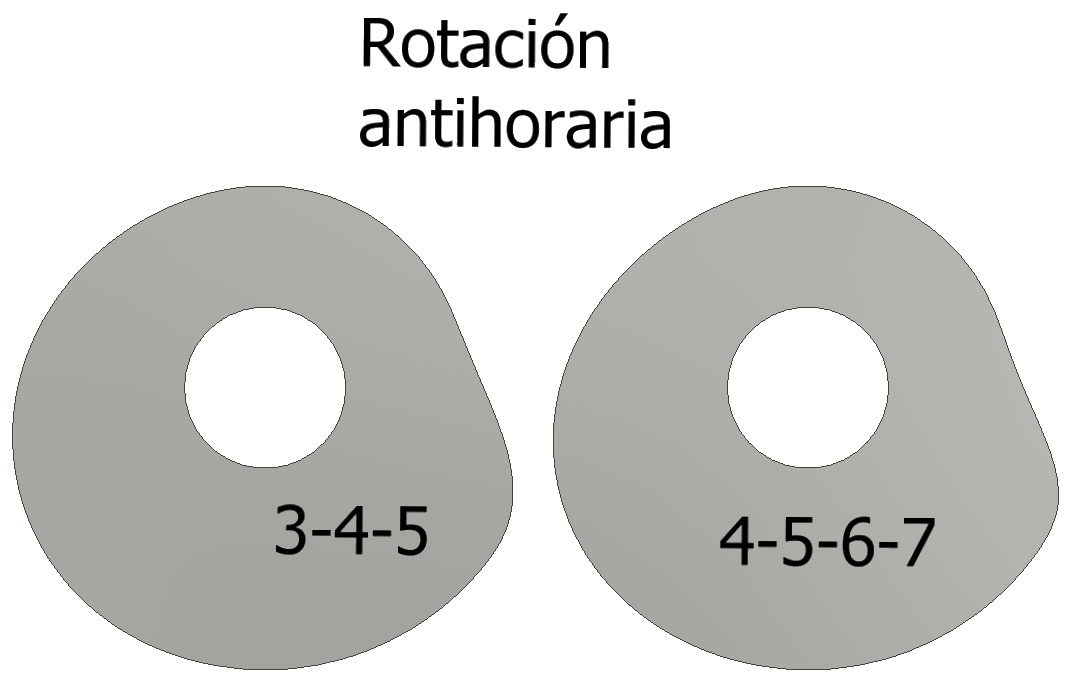
#> input picture cam_mechanism/CAD_levas/Grupo_5.PNG, 1065 x 687 px, found by its file name
$ python grupo_5_OK.py
#> lines starting #> are read from the running program, lines starting #| are printed output that depends on the picture
# Grupo 5:
# Diseñar una leva con doble detenimiento con un tipo de programa de movimiento DRDF para mover un seguidor en 0 mm durante 65°, subida de 0 mm a 10 mm durante 65°, detenimiento en 10 mm durante 65°, y bajada de 10 mm a 0 mm en el resto del movimiento.

import numpy as np
import matplotlib.pyplot as plt
import matplotlib.image as mpimg

# Definition of beta, theta and omega
beta_1 = 65
beta_2 = beta_1 * 2
beta_3 = beta_1 * 3
beta_4 = 361 - beta_3

theta_1 = np.arange(0, beta_1+1, 1)
theta_2 = np.arange(beta_1, beta_2+1, 1)
theta_3 = np.arange(beta_2, beta_3+1, 1)
theta_4 = np.arange(beta_3, 361, 1)
theta_4_fall = np.arange(0, beta_4, 1)

omega = 2*np.pi

# Maximum height of the follower
h = 10 # milimeters

# Polinomial 3-4-5
# Define the polinomial coefficients for the polinomial 3-4-5 as "c"
c3 = 10*h
c4 = -15*h
c5 = 6*h

# Follower position by intervals
d_low_1 = [0] * (beta_1+1)
s_rise_1 = c3*(theta_1/beta_1)**3 + c4*(theta_1/beta_1)**4 + c5*(theta_1/beta_1)**5
s_fall_1 = h - ( c3*(theta_4_fall/beta_4)**3 + c4*(theta_4_fall/beta_4)**4 + c5*(theta_4_fall/beta_4)**5 )
d_high_1 = [h] * (beta_1+1) #  CHANGED THE ARGUMENT FOR [h] * [beta_1+1]

# Follower velocity

v_rise_1 = omega * 1/np.radians(beta_1) * (3*c3*(theta_1/beta_1)**2 +4*c4*(theta_1/beta_1)**3 +5*c5*(theta_1/beta_1)**4 )
v_fall_1 = -( omega * 1/np.radians(beta_4) * (3*c3*(theta_4_fall/beta_4)**2 +4*c4*(theta_4_fall/beta_4)**3 +5*c5*(theta_4_fall/beta_4)**4 ) )

# Follower acceleration
a_rise_1 = omega**2 * 1/np.radians(beta_1**2) * (6*c3*(theta_1/beta_1) + 12*c4*(theta_1/beta_1)**2 + 20*c5*(theta_1/beta_1)**3 )
a_fall_1 = -( omega**2 * 1/np.radians(beta_4**2) * (6*c3*(theta_4_fall/beta_4) + 12*c4*(theta_4_fall/beta_4)**2 + 20*c5*(theta_4_fall/beta_4)**3 ) )

# Follower jerk
j_rise_1 = omega**3 * 1/np.radians(beta_1**3) * (6*c3 + 24*c4*(theta_1/beta_1) + 60*c5*(theta_1/beta_1)**2 )
j_fall_1 = -(omega**3 * 1/np.radians(beta_4**3) * (6*c3 + 24*c4*(theta_4_fall/beta_4) + 60*c5*(theta_4_fall/beta_4)**2 ))

# Maximum values
max_v_1 = max(np.absolute(v_rise_1))
max_a_1 = max(np.absolute(a_rise_1))
max_j_1 = max(np.absolute(j_rise_1))


#______________________________________________________________________________________________________________________________________

# Define the polinomial coefficients for the polinomial 4-5-6-7 as "p"

p4 = 35*h
p5 = -84*h
p6 = 70*h
p7 = -20*h

# Follower position by intervals
d_low_2 = [0] * (beta_1+1)
s_rise_2 = p4*(theta_1/beta_1)**4 + p5*(theta_1/beta_1)**5 + p6*(theta_1/beta_1)**6 + p7*(theta_1/beta_1)**7
s_fall_2 = h - (p4*(theta_4_fall/beta_4)**4 + p5*(theta_4_fall/beta_4)**5 + p6*(theta_4_fall/beta_4)**6 + p7*(theta_4_fall/beta_4)**7)
d_high_2 = [h] * (beta_1+1) # CHANGED THE ARGUMENT FOR [h] * [beta_1+1]

# Follower velocity
v_rise_2 = omega * 1/np.radians(beta_1) * (4*p4*(theta_1/beta_1)**3 + 5*p5*(theta_1/beta_1)**4 + 6*p6*(theta_1/beta_1)**5 + 7*p7*(theta_1/beta_1)**6 )
v_fall_2 = -(omega * 1/np.radians(beta_4) * (4*p4*(theta_4_fall/beta_4)**3 + 5*p5*(theta_4_fall/beta_4)**4 + 6*p6*(theta_4_fall/beta_4)**5 + 7*p7*(theta_4_fall/beta_4)**6 ))

# Follower acceleration
a_rise_2 = omega**2 * 1/np.radians(beta_1**2) * (12*p4*(theta_1/beta_1)**2 + 20*p5*(theta_1/beta_1)**3 + 30*p6*(theta_1/beta_1)**4 + 42*p7*(theta_1/beta_1)**5 )
a_fall_2 = - ( omega**2 * 1/np.radians(beta_4**2) * (12*p4*(theta_4_fall/beta_4)**2 + 20*p5*(theta_4_fall/beta_4)**3 + 30*p6*(theta_4_fall/beta_4)**4 + 42*p7*(theta_4_fall/beta_4)**5 ) )

# Follower jerk
j_rise_2 = omega**3 * 1/np.radians(beta_1**3) * (24*p4*(theta_1/beta_1) + 60*p5*(theta_1/beta_1)**2 + 120*p6*(theta_1/beta_1)**3 + 210*p7*(theta_1/beta_1)**4 )
j_fall_2 = -(omega**3 * 1/np.radians(beta_4**3) * (24*p4*(theta_4_fall/beta_4) + 60*p5*(theta_4_fall/beta_4)**2 + 120*p6*(theta_4_fall/beta_4)**3 + 210*p7*(theta_4_fall/beta_4)**4 ))

# Maximum values
max_v_2 = max(np.absolute(v_rise_2))
max_a_2 = max(np.absolute(a_rise_2))
max_j_2 = max(np.absolute(j_rise_2))

# Print maximum values for the polinomial 3-4-5
print("The maximum values for the polinomial 3-4-5 are:")
print("The maximum velocity is: ", format(max_v_1, ".2f"), " mm/s")
print("The maximum acceleration is: ", format(max_a_1, ".2f"), " mm/s^2")
print("The maximum jerk is: ", format(max_j_1, ".2f"), " mm/s^3")
print()


# Print maximum values for the polinomial 4-5-6-7
print("The maximum values for the polinomial 4-5-6-7 are:")
print("The maximum velocity is: ", format(max_v_2, ".2f"), " mm/s")
print("The maximum acceleration is: ", format(max_a_2, ".2f"), " mm/s^2")
print("The maximum jerk is: ", format(max_j_2, ".2f"), " mm/s^3")

# ______________________________________________________________________________________________________________________________________
# Export the polinomials as a .txt file

# normalized polinomial 3-4-5


# x_1 = theta_1/beta_1
# y_1 = s_rise_1/h

# data_1 = np.column_stack((x_1, y_1))

# np.savetxt("grupo_9_polinomio_3-4-5.txt", data_1, delimiter = ";", fmt = "%.4f")

# # Normalized polinomial 4-5-6-7

# x_2 = theta_1/beta_1
# y_2 = s_rise_2/h

# data_2 = np.column_stack((x_2, y_2))

# np.savetxt("grupo_9_polinomio_4-5-6-7.txt", data_2, delimiter = ";", fmt = "%.4f")

# ______________________________________________________________________________________________________________________________________

# Import cam images

# HOME
image_path = "D:/OneDrive - Instituto Tecnológico Metropolitano/ITM/2. Teaching/2. Catedra/1. Mecanismos/Evaluación/6. Diseño_levas (20%)/Soluciones_ejercicios_levas/CAD_levas/Grupo_5.PNG"

# LAB
# image_path = "D:/OneDrive - Instituto Tecnológico Metropolitano/ITM/2. Teaching/2. Catedra/1. Mecanismos/Evaluación/6. Diseño_levas (20%)/Soluciones_ejercicios_levas/CAD_levas/Grupo_5.PNG"

# LAPTOP Windows
# image_path = "C:/Users/Oscar Monsalve/OneDrive - INSTITUTO TECNOLOGICO METROPOLITANO - ITM/ITM/2. Teaching/2. Catedra/1. Mecanismos/Evaluación/6. Diseño_levas (20%)/Soluciones_ejercicios_levas/CAD_levas/Grupo_5.PNG"

# Ubuntu
image_path = "/home/om/personal/coding/mechanisms/cam_mechanism/CAD_levas/Grupo_5.PNG"

image = mpimg.imread(image_path)
#> image is the input picture: shape (687, 1065, 4) float32; mean R, G, B, A 0.833, 0.832, 0.824, 1

# ________________________________________________________________________

# Plots for the polinomial 3-4-5

fig, p1 = plt.subplots(4, 1, sharex= True)

p1[0].plot(
    theta_1, d_low_1,
    theta_2, s_rise_1,
    theta_3, d_high_1,
    theta_4, s_fall_1,
    label = "Desplazamiento"
)

p1[1].plot(
    theta_1, d_low_1,
    theta_2, v_rise_1,
    theta_3, d_low_1,
    theta_4, v_fall_1,
    label = "Velocidad"
)

p1[2].plot(
    theta_1, d_low_1,
    theta_2, a_rise_1,
    theta_3, d_low_1,
    theta_4, a_fall_1,
    label = "Aceleración"
)

p1[3].plot(
    theta_1, d_low_1,
    theta_2, j_rise_1,
    theta_3, d_low_1,
    theta_4, j_fall_1,
    label = "Sobreaceleración"
)

# x-axis parameters
plt.xlabel(r"$\theta$ (°)")
plt.xlim([0,360])
plt.xticks([0, beta_1, beta_2, beta_3, 360])


# Plots for the polinomial 4-5-6-7

fig, p2 = plt.subplots(4, 1, sharex= True)

p2[0].plot(
    theta_1, d_low_2,
    theta_2, s_rise_2,
    theta_3, d_high_2,
    theta_4, s_fall_2,
    label = "Desplazamiento"
)

p2[1].plot(
    theta_1, d_low_2,
    theta_2, v_rise_2,
    theta_3, d_low_2,
    theta_4, v_fall_2,
    label = "Velocidad"
)

p2[2].plot(
    theta_1, d_low_2,
    theta_2, a_rise_2,
    theta_3, d_low_2,
    theta_4, a_fall_2,
    label = "Aceleración"
)

p2[3].plot(
    theta_1, d_low_2,
    theta_2, j_rise_2,
    theta_3, d_low_2,
    theta_4, j_fall_2,
    label = "Sobreaceleración"
)

# x-axis parameters
plt.xlabel(r"$\theta$ (°)")
plt.xlim([0,360])
plt.xticks([0, beta_1, beta_2, beta_3, 360])


# Titles for both plots
p1[0].set_title("Diagrama S V A J: polinomio 3-4-5")
p2[0].set_title("Diagrama S V A J: polinomio 4-5-6-7")

# y-axis titles for both plots
p1[0].set_ylabel("s (mm)", fontsize=12)
p1[1].set_ylabel("v (mm/s)", fontsize=12)
p1[2].set_ylabel("a $(mm/s^2)$", fontsize=12)
p1[3].set_ylabel("j $(mm/s^3)$", fontsize=12)

p2[0].set_ylabel("s (mm)", fontsize=12)
p2[1].set_ylabel("v (mm/s)", fontsize=12)
p2[2].set_ylabel("a $(mm/s^2)$", fontsize=12)
p2[3].set_ylabel("j $(mm/s^3)$", fontsize=12)


# Plot the imported image of the cam
plt.figure()
plt.imshow(image)

# Title
plt.title("Modelo CAD de la leva", fontsize=14)
plt.xticks([])
plt.yticks([])


plt.tight_layout()
plt.show()
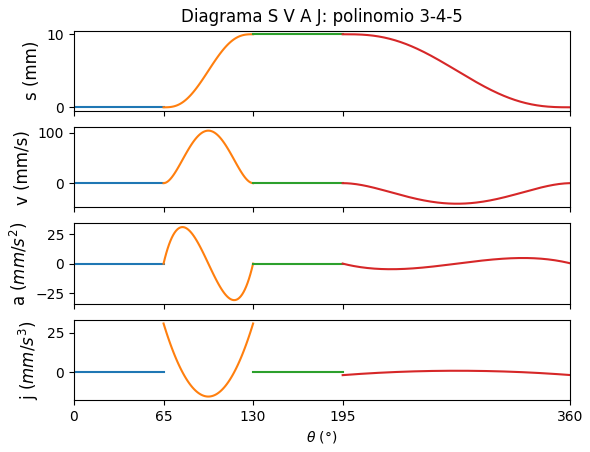
#> figure drawn by matplotlib, 4 panels; panel 4: curve peaks at x = 65, y = 31.05
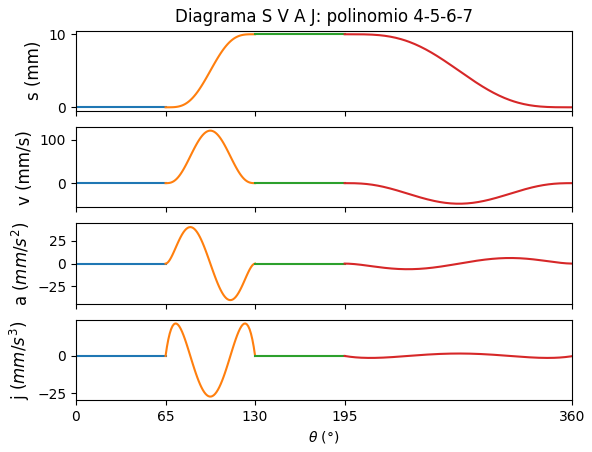
#> figure drawn by matplotlib, 4 panels; panel 4: curve peaks at x = 123, y = 21.7
